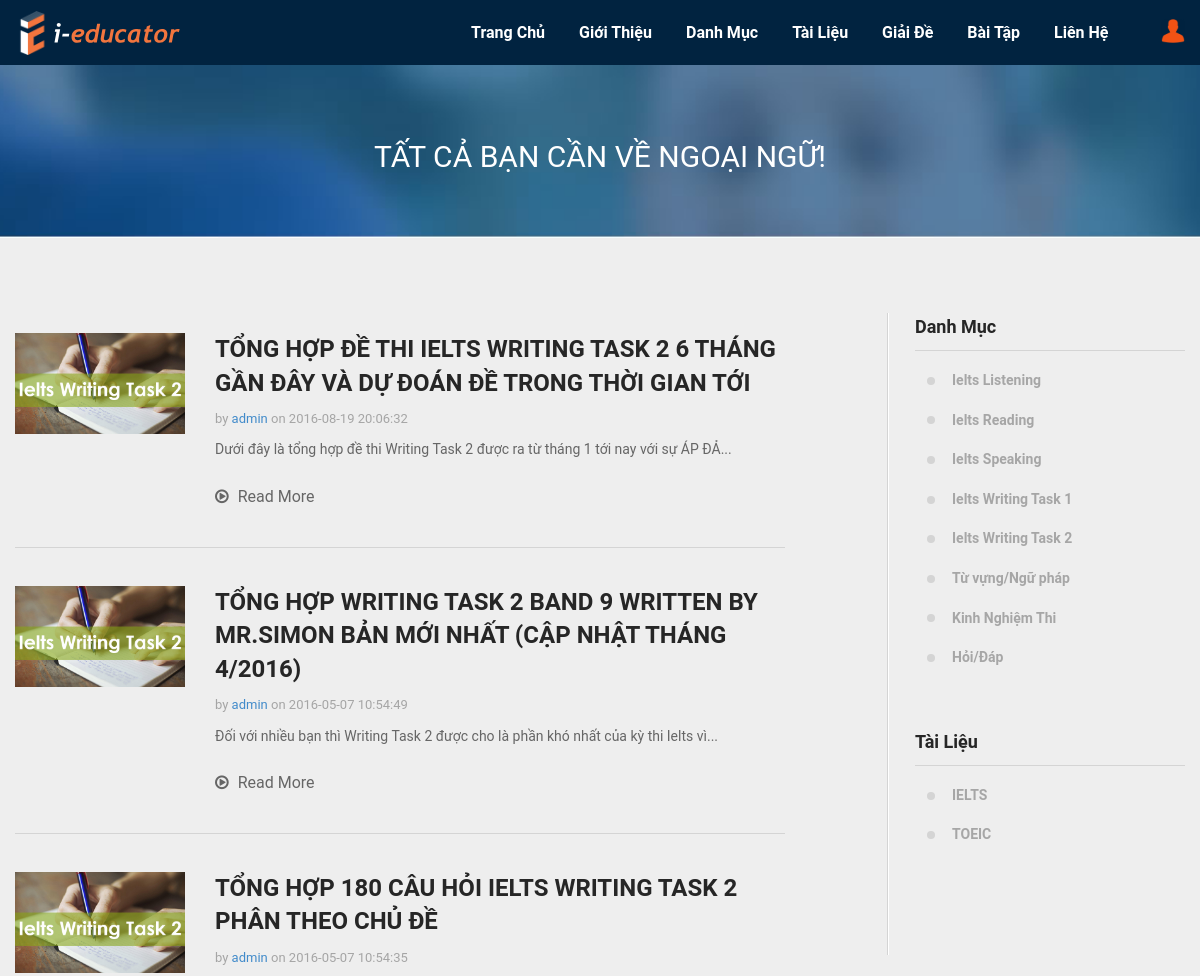
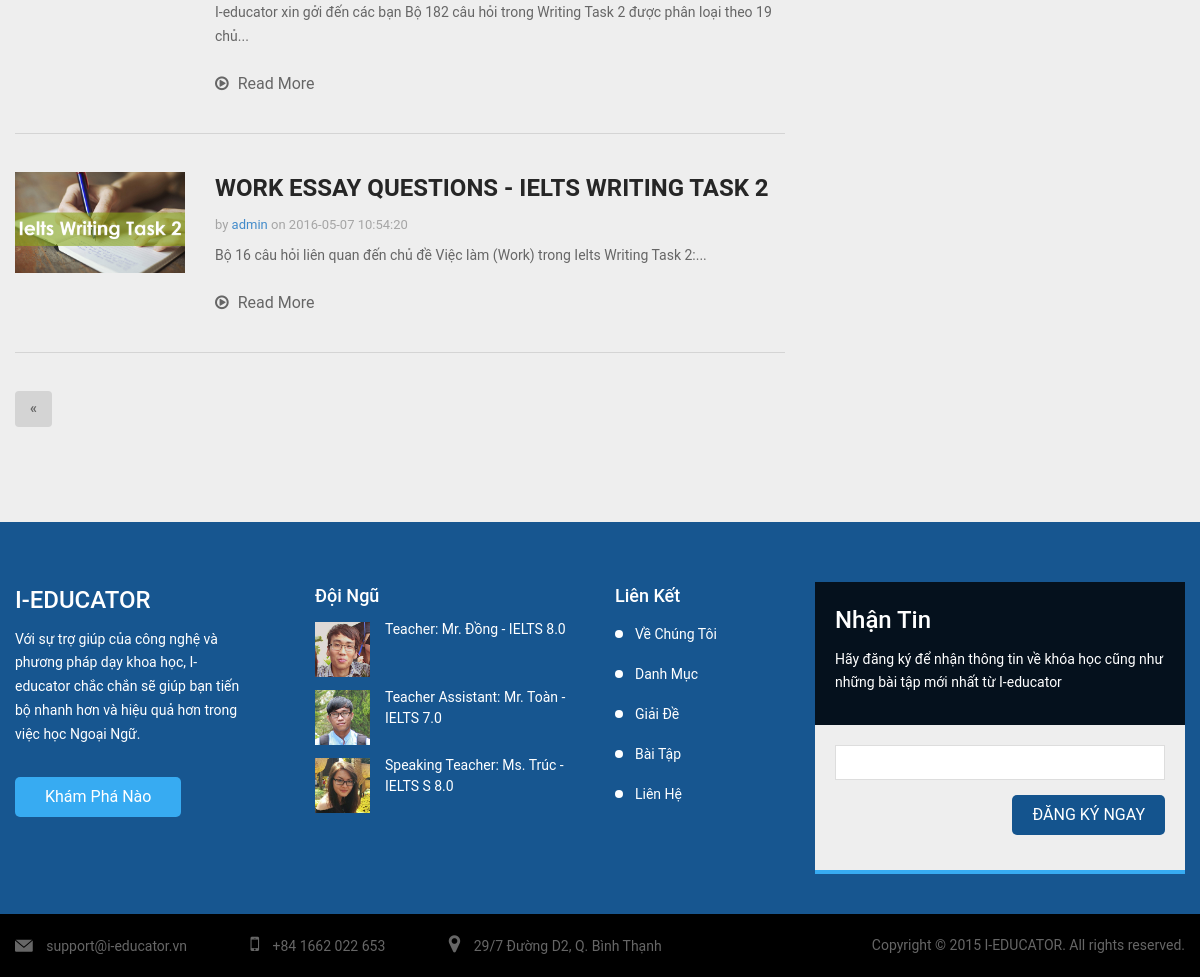
Screenshot of /newsfeed.php?cat=ielts-writing-task-2 (signed in) with the database file from the repository (2 pictures, top to bottom).
### tables this page shows
CREATE TABLE IF NOT EXISTS `postData` (
  `id` int(10) NOT NULL AUTO_INCREMENT,
  `postLink` varchar(250) NOT NULL,
  `title` varchar(250) NOT NULL,
  `content` longtext NOT NULL,
  `thumbnail` varchar(100) DEFAULT NULL,
  `cat` varchar(100) NOT NULL,
  `timeCreated` datetime NOT NULL,
  PRIMARY KEY (`id`),
  UNIQUE KEY `postLink` (`postLink`)
);

### newsfeed.php (the view, shortened to what the rows shown need)
<?php
require_once 'config.php';
require_once 'php-slugs.php';
?>
<!DOCTYPE html>
<html lang="en">
<head>
    <link rel="stylesheet" type="text/css" href="/css/library/bootstrap.min.css">
    <link rel="stylesheet" type="text/css" href="/css/library/font-awesome.min.css">
    <link rel="stylesheet" type="text/css" href="/css/library/owl.carousel.css">
    <link rel="stylesheet" type="text/css" href="/css/md-font.css">
    <link rel="stylesheet" type="text/css" href="/css/style.css">
</head>
<body id="page-top">
<div id="page-wrap">
    <section class="sub-banner sub-banner-course">
        <div class="container">
            <div class="sub-banner-content">
                <h2 class="text-center">TẤT CẢ BẠN CẦN VỀ NGOẠI NGỮ!</h2>
            </div>
        </div>
    </section>
    <section class="blog">
        <div class="container">
            <div class="row">
                <div class="col-md-8">
	                    <?php
	                    if (($_SERVER['REQUEST_METHOD'] == 'GET')&&!empty($_GET['cat'])) {
							$cat = checkText($_GET['cat']);
							$sql="";
							if(empty($_GET['title'])){
								?><div class="blog-list-content"><?php
								if($cat=='all')
									$sql = "SELECT * FROM postData ORDER BY timeCreated DESC";
								else
									$sql = "SELECT * FROM postData WHERE cat='".$cat."' ORDER BY timeCreated DESC";
								$rec_limit = 4;
								if(isset($_GET['page']) && intval($_GET['page'])>0) {
						            $page = $_GET['page'];
						            $offset = $rec_limit * ($page-1);
						        }else {
						           	$offset = 0;
						        }
						        if($cat=='all')
									$sql = "SELECT * FROM postData ORDER BY timeCreated DESC LIMIT $offset, $rec_limit";
								else
									$sql = "SELECT * FROM postData WHERE cat='".$cat."' ORDER BY timeCreated DESC LIMIT $offset, $rec_limit";
								$result = mysql_query($sql, $conn);
								if (mysql_num_rows($result) > 0) {
									while($row = mysql_fetch_assoc($result)){
										?>
				                        <div class="post">
				                            <div class="post-media">
				                                <div class="image-thumb">
				                                    <img src="/images/newsfeed/<?php echo $row['cat']?>.jpg" alt="">
				                                </div>
				                            </div>
				                            <div class="post-body">
				                                <div class="post-title">
				                                    <h3 class="md"><a href="<?php echo '/newsfeed/'.$row['cat'].'/'.makeSlugs($row['title'])?>"><?php echo $row["title"]?></a></h3>
				                                </div>
				                                <div class="post-meta">
				                                    by <a href="javascript:void(0)">admin</a> on <?php echo $row["timeCreated"]?>
				                                </div>
				                                <div class="post-content">
				                                    <p><?php $content=strip_tags($row["content"]);
				                                    	$content = (strlen($content) > 140) ? substr($content,0,135).'...' : $content;
				                                    	echo $content;
				                                    ?></p>
				                                </div>
				                                <div class="post-link">
				                                    <a href="<?php echo '/newsfeed/'.$row['cat'].'/'.makeSlugs($row['title'])?>">
				                                        <i class="fa fa-play-circle-o"></i>
				                                        Read More
				                                    </a>
				                                </div>
				                            </div>
				                        </div>
				                        <?php
									}?>
									<?php
								}
								else
									echo "<strong>Sorry! Post not found!</strong>";
								?>
		                        </div>
								<?php
							}
                    	}else
                        	echo "<strong>Sorry! Post not found!</strong>";
                        ?>
                </div>
            </div>
        </div>
    </section>
</div>
</body>
</html>

### rows the page displays
postdata: cat (picture), title "TỔNG HỢP ĐỀ THI IELTS WRITING TASK 2 6 THÁNG GẦN ĐÂY VÀ DỰ ĐOÁN ĐỀ TRONG THỜI GIAN TỚI", timeCreated "2016-08-19 20:06:32", content "Dưới đây là tổng hợp đề thi Writing Task 2 được ra từ tháng 1 tới nay với sự ÁP ĐẢ..."
postdata: cat (picture), title "TỔNG HỢP WRITING TASK 2 BAND 9 WRITTEN BY MR.SIMON BẢN MỚI NHẤT (CẬP NHẬT THÁNG 4/2016)", timeCreated "2016-05-07 10:54:49", content "Đối với nhiều bạn thì Writing Task 2 được cho là phần khó nhất của kỳ thi Ielts vì..."
postdata: cat (picture), title "TỔNG HỢP 180 CÂU HỎI IELTS WRITING TASK 2 PHÂN THEO CHỦ ĐỀ", timeCreated "2016-05-07 10:54:35", content "I-educator xin gởi đến các bạn Bộ 182 câu hỏi trong Writing Task 2 được phân loại theo 19 chủ..."
postdata: cat (picture), title "WORK ESSAY QUESTIONS - IELTS WRITING TASK 2", timeCreated "2016-05-07 10:54:20", content "Bộ 16 câu hỏi liên quan đến chủ đề Việc làm (Work) trong Ielts Writing Task 2:..."
